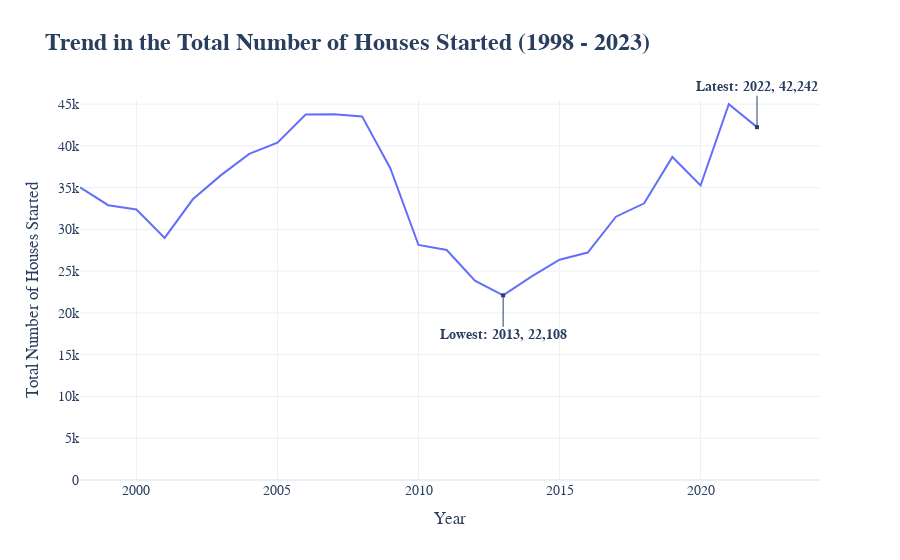

The notebook cell saved with this chart:
### Code cell
# Import required libraries
import pandas as pd
import plotly.express as px

def load_and_clean_data(file_path):
    """Load and clean the dataset."""
    # Load the data
    df = pd.read_excel(file_path)
    # ... [The rest of your cleaning code]
    return df_clean  # Assuming df_clean is defined somewhere in your cleaning code

def plot_total_houses_trend(df, peak_year, peak_value, lowest_year, lowest_value, last_year, last_value):
    """Plot the trend in the total number of houses started over the years using Plotly for interactivity."""
    
    # Create the interactive plot
    fig = px.line(df, x='Year', y='Total_Dwellings',
                  title='<b>Trend in the Total Number of Houses Started (1998 - 2023)</b>',
                  labels={'Total_Dwellings': 'Total Number of Houses Started'},
                  template='plotly_white')
    
    # Customize the plot
    fig.update_layout(
        font=dict(
            family="Arial, monospace",
            size=14,
        ),
        title_font=dict(size=24, family="Arial, bold"),
        annotations=[
            dict(x=lowest_year, y=lowest_value, xref="x", yref="y",
                 text=f"<b>Lowest: {lowest_year}, {lowest_value:,}</b>", showarrow=True, arrowhead=7, ax=0, ay=40),
            dict(x=last_year, y=last_value, xref="x", yref="y",
                 text=f"<b>Latest: {last_year}, {last_value:,}</b>", showarrow=True, arrowhead=7, ax=0, ay=-40)
        ]
    )
    
    fig.update_yaxes(range=[0, df['Total_Dwellings'].max() + 500])  # Start y-axis from 0
    
    # Show the plot
    fig.show()

# Assuming df_clean is your cleaned DataFrame
df_clean = load_and_clean_data(file_path)

# Identify the peak, the lowest, and the last point for "Total_Dwellings"
peak_point_total = df_clean[df_clean['Total_Dwellings'] == df_clean['Total_Dwellings'].max()]
lowest_point_total = df_clean[df_clean['Total_Dwellings'] == df_clean['Total_Dwellings'].min()]
last_point_total = df_clean[df_clean['Year'] == df_clean['Year'].max()]

# Extract the year and total number of houses started for these points
peak_year_total, peak_value_total = int(peak_point_total['Year'].iloc[0]), int(peak_point_total['Total_Dwellings'].iloc[0])
lowest_year_total, lowest_value_total = int(lowest_point_total['Year'].iloc[0]), int(lowest_point_total['Total_Dwellings'].iloc[0])
last_year_total, last_value_total = int(last_point_total['Year'].iloc[0]), int(last_point_total['Total_Dwellings'].iloc[0])

# Plot the trend in the total number of houses started over the years
plot_total_houses_trend(df_clean, peak_year_total, peak_value_total, lowest_year_total, lowest_value_total, last_year_total, last_value_total)

### Figure 1 — Plotly figure (JSON) as saved in the notebook; plotly's stock layout.template omitted (floating-point values rounded to 4 significant figures)
{"data": [{"hovertemplate": "Year=%{x}<br>Total Number of Houses Started=%{y}<extra></extra>", "legendgroup": "", "line": {"color": "#636efa", "dash": "solid"}, "marker": {"symbol": "circle"}, "mode": "lines", "name": "", "orientation": "h", "showlegend": false, "type": "scatter", "x": [1998, 1999, 2000, 2001, 2002, 2003, 2004, 2005, 2006, 2007, 2008, 2009, 2010, 2011, 2012, 2013, 2014, 2015, 2016, 2017, 2018, 2019, 2020, 2021, 2022], "xaxis": "x", "y": [35027, 32900, 32377, 28983, 33606, 36496, 39037, 40381, 43747, 43796, 43531, 37319, 28135, 27535, 23853, 22108, 24351, 26378, 27224, 31521, 33121, 38677, 35254, 44992, 42242], "yaxis": "y"}], "layout": {"annotations": [{"arrowhead": 7, "ax": 0, "ay": 40, "showarrow": true, "text": "<b>Lowest: 2013, 22,108</b>", "x": 2013, "xref": "x", "y": 22108, "yref": "y"}, {"arrowhead": 7, "ax": 0, "ay": -40, "showarrow": true, "text": "<b>Latest: 2022, 42,242</b>", "x": 2022, "xref": "x", "y": 42242, "yref": "y"}], "font": {"family": "Arial, monospace", "size": 14}, "legend": {"tracegroupgap": 0}, "title": {"font": {"family": "Arial, bold", "size": 24}, "text": "<b>Trend in the Total Number of Houses Started (1998 - 2023)</b>"}, "xaxis": {"anchor": "y", "domain": [0, 1], "title": {"text": "Year"}}, "yaxis": {"anchor": "x", "domain": [0, 1], "range": [0, 45492], "title": {"text": "Total Number of Houses Started"}}}}
